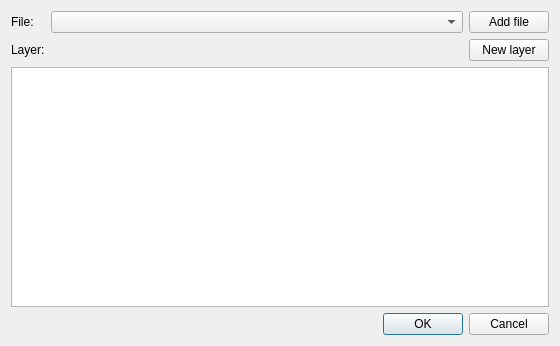
<?xml version="1.0" encoding="UTF-8"?>
<ui version="4.0">
 <class>LayerSetDialog</class>
 <widget class="QDialog" name="LayerSetDialog">
  <property name="geometry">
   <rect>
    <x>0</x>
    <y>0</y>
    <width>560</width>
    <height>346</height>
   </rect>
  </property>
  <property name="windowTitle">
   <string>Layer Set Dialog</string>
  </property>
  <layout class="QGridLayout" name="gridLayout_2">
   <item row="0" column="0">
    <layout class="QGridLayout" name="gridLayout">
     <item row="1" column="0">
      <widget class="QLabel" name="layerLabel">
       <property name="text">
        <string>Layer:</string>
       </property>
      </widget>
     </item>
     <item row="0" column="0">
      <widget class="QLabel" name="fileLabel">
       <property name="text">
        <string>File:</string>
       </property>
      </widget>
     </item>
     <item row="1" column="2">
      <widget class="QPushButton" name="newLayerPushButton">
       <property name="text">
        <string>New layer</string>
       </property>
      </widget>
     </item>
     <item row="0" column="1">
      <widget class="QComboBox" name="fileComboBox">
       <property name="sizePolicy">
        <sizepolicy hsizetype="Expanding" vsizetype="Fixed">
         <horstretch>0</horstretch>
         <verstretch>0</verstretch>
        </sizepolicy>
       </property>
      </widget>
     </item>
     <item row="0" column="2">
      <widget class="QPushButton" name="addFilePushButton">
       <property name="text">
        <string>Add file</string>
       </property>
      </widget>
     </item>
    </layout>
   </item>
   <item row="1" column="0">
    <widget class="QTreeView" name="metadataTreeView">
     <property name="sizePolicy">
      <sizepolicy hsizetype="Expanding" vsizetype="Expanding">
       <horstretch>0</horstretch>
       <verstretch>0</verstretch>
      </sizepolicy>
     </property>
    </widget>
   </item>
   <item row="2" column="0">
    <layout class="QHBoxLayout" name="horizontalLayout">
     <item>
      <spacer name="horizontalSpacer">
       <property name="orientation">
        <enum>Qt::Horizontal</enum>
       </property>
       <property name="sizeHint" stdset="0">
        <size>
         <width>508</width>
         <height>20</height>
        </size>
       </property>
      </spacer>
     </item>
     <item>
      <widget class="QDialogButtonBox" name="buttonBox">
       <property name="orientation">
        <enum>Qt::Horizontal</enum>
       </property>
       <property name="standardButtons">
        <set>QDialogButtonBox::Cancel|QDialogButtonBox::Ok</set>
       </property>
      </widget>
     </item>
    </layout>
   </item>
  </layout>
 </widget>
 <resources/>
 <connections>
  <connection>
   <sender>buttonBox</sender>
   <signal>accepted()</signal>
   <receiver>LayerSetDialog</receiver>
   <slot>accept()</slot>
   <hints>
    <hint type="sourcelabel">
     <x>248</x>
     <y>254</y>
    </hint>
    <hint type="destinationlabel">
     <x>157</x>
     <y>274</y>
    </hint>
   </hints>
  </connection>
  <connection>
   <sender>buttonBox</sender>
   <signal>rejected()</signal>
   <receiver>LayerSetDialog</receiver>
   <slot>reject()</slot>
   <hints>
    <hint type="sourcelabel">
     <x>316</x>
     <y>260</y>
    </hint>
    <hint type="destinationlabel">
     <x>286</x>
     <y>274</y>
    </hint>
   </hints>
  </connection>
 </connections>
</ui>
